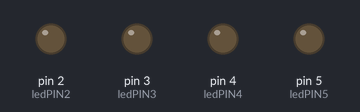
A sketch run on a simulated Arduino Uno, built with avr-gcc and run on an emulated ATmega328P. Parts: output pins drawn as LEDs (lit = HIGH).

Above: at 0.1 s.
At 5.1 s:
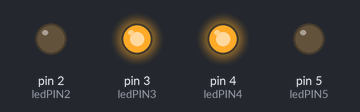
At 9.1 s:
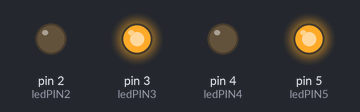
At 20.1 s:
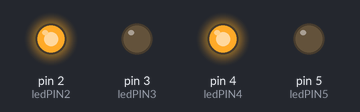
At 30.1 s:
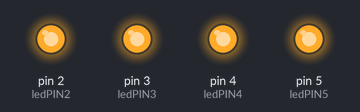
At 39.1 s:
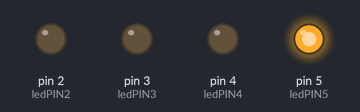
Timing chart, 0 to 40.0 s (numbered marks = the images above):
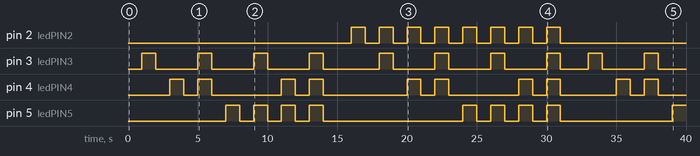

Measured:
- by itself, pin 2 (ledPIN2): LOW → HIGH at 16.0 s, → LOW 1.0 s later, → HIGH 1.0 s later, → LOW 1.0 s later, … (16 changes in this stretch)
- by itself, pin 3 (ledPIN3): LOW → HIGH at 1.0 s, → LOW 1.0 s later, → HIGH 3.0 s later, → LOW 1.0 s later, … (20 changes in this stretch)
- by itself, pin 4 (ledPIN4): LOW → HIGH at 3.0 s, → LOW 1.0 s later, → HIGH 1.0 s later, → LOW 1.0 s later, … (20 changes in this stretch)
- by itself, pin 5 (ledPIN5): goes 3 × (HIGH 1.0 s, LOW 1.0 s), HIGH 1.0 s, LOW 10.0 s, 3 × (HIGH 1.0 s, LOW 1.0 s), HIGH 1.0 s, LOW 8.0 s, then HIGH

The sketch:

Tabla_de_verdad.ino
```cpp
const int ledPIN2 = 2;
const int ledPIN3 = 3;
const int ledPIN4 = 4;
const int ledPIN5 = 5;

void setup(){
  Serial.begin(9600);
  pinMode(ledPIN2 , OUTPUT);
  pinMode(ledPIN3 , OUTPUT);
  pinMode(ledPIN4 , OUTPUT);
  pinMode(ledPIN5 , OUTPUT);
}

void loop(){
  digitalWrite(ledPIN3 , LOW); //PARES
  delay(1000);
  digitalWrite(ledPIN3 , HIGH);
  delay(1000);
  digitalWrite(ledPIN3 , LOW);
  delay(1000);
  digitalWrite(ledPIN4 , HIGH);
  delay(1000);
  digitalWrite(ledPIN4 , LOW);
  delay(1000);
  digitalWrite(ledPIN4 , HIGH);
  digitalWrite(ledPIN3 , HIGH);
  delay(1000);
  digitalWrite(ledPIN4 , LOW);
  digitalWrite(ledPIN3 , LOW);
  delay(1000);
  digitalWrite(ledPIN5 , HIGH);
  delay(1000);
  digitalWrite(ledPIN5 , LOW);
  delay(1000);
  digitalWrite(ledPIN5 , HIGH);
  digitalWrite(ledPIN3 , HIGH);
  delay(1000);
  digitalWrite(ledPIN5 , LOW);
  digitalWrite(ledPIN3 , LOW);
  delay(1000);
  digitalWrite(ledPIN5 , HIGH);
  digitalWrite(ledPIN4 , HIGH);
  delay(1000);
  digitalWrite(ledPIN5 , LOW);
  digitalWrite(ledPIN4 , LOW);
  delay(1000);
  digitalWrite(ledPIN5 , HIGH);
  digitalWrite(ledPIN4 , HIGH);
  digitalWrite(ledPIN3 , HIGH);
  delay(1000);
  digitalWrite(ledPIN5 , LOW);
  digitalWrite(ledPIN4 , LOW);
  digitalWrite(ledPIN3 , LOW);
  delay(1000);
  digitalWrite(ledPIN2 , LOW); //IMPARES
  delay(1000);
  digitalWrite(ledPIN2 , HIGH);
  delay(1000);
  digitalWrite(ledPIN2 , LOW);
  delay(1000);
  digitalWrite(ledPIN2 , HIGH);
  digitalWrite(ledPIN3 , HIGH);
  delay(1000);
  digitalWrite(ledPIN2 , LOW);
  digitalWrite(ledPIN3 , LOW);
  delay(1000);
  digitalWrite(ledPIN4 , HIGH);
  digitalWrite(ledPIN2 , HIGH);
  delay(1000);
  digitalWrite(ledPIN4 , LOW);
  digitalWrite(ledPIN2 , LOW);
  delay(1000);
  digitalWrite(ledPIN4 , HIGH);
  digitalWrite(ledPIN3 , HIGH);
  digitalWrite(ledPIN2 , HIGH);
  delay(1000);
  digitalWrite(ledPIN4 , LOW);
  digitalWrite(ledPIN3 , LOW);
  digitalWrite(ledPIN2 , LOW);
  delay(1000);
  digitalWrite(ledPIN5 , HIGH);
  digitalWrite(ledPIN2 , HIGH);
  delay(1000);
  digitalWrite(ledPIN5 , LOW);
  digitalWrite(ledPIN2 , LOW);
  delay(1000);
  digitalWrite(ledPIN5, HIGH);
  digitalWrite(ledPIN3 , HIGH);
  digitalWrite(ledPIN2 , HIGH);
  delay(1000);
  digitalWrite(ledPIN5 , LOW);
  digitalWrite(ledPIN3 , LOW);
  digitalWrite(ledPIN2 , LOW);
  delay(1000);
  digitalWrite(ledPIN5 , HIGH);
  digitalWrite(ledPIN4 , HIGH);
  digitalWrite(ledPIN2 , HIGH);
  delay(1000);
  digitalWrite(ledPIN5 , LOW);
  digitalWrite(ledPIN4 , LOW);
  digitalWrite(ledPIN2 , LOW);
  delay(1000);
  digitalWrite(ledPIN5 , HIGH);
  digitalWrite(ledPIN4 , HIGH);
  digitalWrite(ledPIN3 , HIGH);
  digitalWrite(ledPIN2 , HIGH);
  delay(1000);
  digitalWrite(ledPIN5 , LOW);
  digitalWrite(ledPIN4 , LOW);
  digitalWrite(ledPIN3 , LOW);
  digitalWrite(ledPIN2 , LOW);
  delay(1000);

}
```
